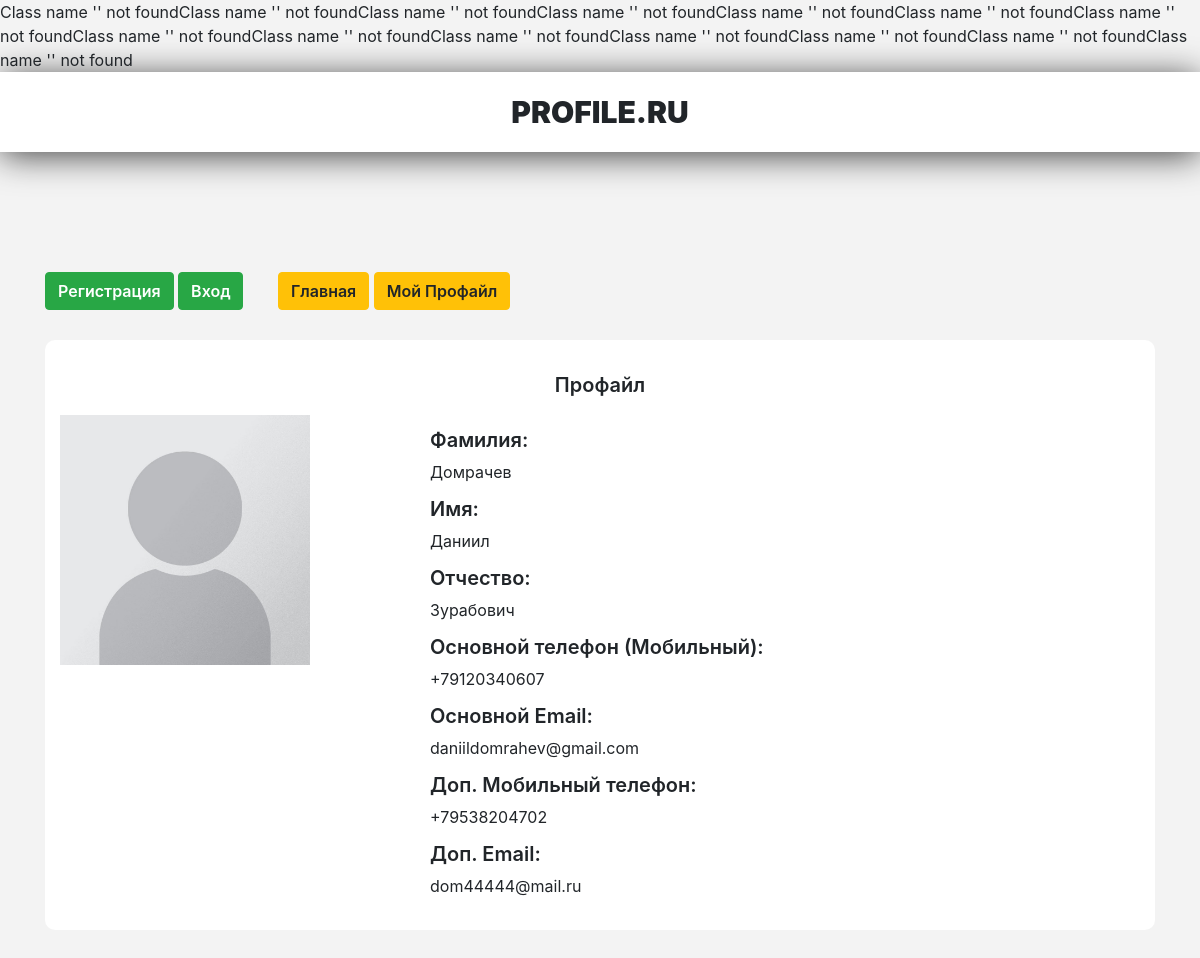
Screenshot of /profile/show/7/ with the database file from the repository.
### tables this page shows
CREATE TABLE `profiles` (
  `id` int(11) NOT NULL,
  `name` varchar(255) NOT NULL,
  `last_name` varchar(255) NOT NULL,
  `patronymic` varchar(255) NOT NULL,
  `user_id` int(11) NOT NULL,
  `phone` varchar(255) NOT NULL,
  `phone_type` int(11) NOT NULL DEFAULT '2',
  `email` varchar(255) NOT NULL
);

CREATE TABLE `phones` (
  `id` int(11) NOT NULL,
  `number` varchar(255) NOT NULL,
  `phone_type` int(11) NOT NULL DEFAULT '2',
  `profile_id` int(11) NOT NULL
);

CREATE TABLE `emails` (
  `id` int(11) NOT NULL,
  `email` varchar(255) NOT NULL,
  `profile_id` int(11) NOT NULL
);

### Core/View.php (called while the page is built, shortened)
<?php
class View
{
    public function render(Page $page){
        return $this->renderLayout($page, $this->renderView($page));
    }
    private function renderLayout(Page $page, $content){
        $layoutPath = $_SERVER['DOCUMENT_ROOT']."/project/layouts/".$page->layout.".php";
        if (file_exists($layoutPath)){
            return ob_get_clean();
        }
    }
    private function renderView(Page $page){
        $viewPath = $_SERVER['DOCUMENT_ROOT']."/project/views/".$page->view.".php";
        if(file_exists($viewPath)){
            $data = $page->data;
            extract($data);
            include $viewPath;
            return ob_get_clean();
        }
    }
}

### Core/Controller.php (called while the page is built, shortened)
<?php
class Controller
{
    public function __construct()
    {
        $this->auth = Auth::getInstance();
    }
}

### Core/Singelton.php (called while the page is built, shortened)
<?php
class Singelton
{
    private static $instances = [];
    public static function getInstance(){
        $subclass = static::class;
        if(!isset(self::$instances[$subclass])){
            self::$instances[$subclass] = new static;
        }
        return self::$instances[$subclass];
    }
}

### Core/Auth.php (called while the page is built, shortened)
<?php
class Auth extends Singelton
{
    public function isAuth(){
        if(isset($_SESSION['is_auth'])){
            return $_SESSION['is_auth'];
        }else{
            return false;
        }
    }
}

### App/Controllers/ProfileController.php (called while the page is built, shortened)
<?php
class ProfileController extends Controller
{
    public function show($data){
        $id = $data[0];
        $profile = ProfileModel::find($id);
        $home_phones = PhoneModel::whereMany(["profile_id"=>$profile->id, "phone_type"=>0]);
        $work_phones = PhoneModel::whereMany(["profile_id"=>$profile->id, "phone_type"=>1]);
        $mob_phones = PhoneModel::whereMany(["profile_id"=>$profile->id, "phone_type"=>2]);
        $emails = EmailModel::where("profile_id", $profile->id);
        $isAuth = $this->auth->isAuth();
        return $this->view("show", ["profile"=>$profile, "home_phones"=>$home_phones,
            "work_phones"=>$work_phones,
            "mob_phones"=>$mob_phones,
            "emails"=>$emails,
            "isAuth"=>$isAuth]);
    }
}

### Core/Model.php (called while the page is built, shortened)
<?php
class Model
{
    private static $link;
    public function __construct()
    {
        if(!self::$link){
            self::$link = new \mysqli(DB_HOST,DB_USER,DB_PASS, DB_NAME);
            mysqli_query(self::$link, "SET NAMES 'utf8'");
        }
    }
    public static function find($id){
        $model = new static();
        $table = $model->table;
        $query = "SELECT * FROM ".$table." WHERE id = ".$id.";";
        $result = self::$link->query($query);
        $row = $result->fetch_assoc();
        foreach ($row as $key=>$value){
            $model->$key = $value;
        }
        return $model;
    }
    public static function where($name, $value){
        $model = new static();
        $table = $model->table;
        $query = "SELECT * FROM ".$table." WHERE ".$name." = '".$value."';";
        $results = self::$link->query($query);
        $models = [];
        while($row = $results->fetch_assoc()){
            $model = new static();
            foreach($row as $key=>$value){
                $model->$key = $value;
            }
            $models[] = $model;
        }
        return $models;
    }
    public static function whereMany($data){
        $model = new static();
        $table = $model->table;
        $where_str = "";
        foreach ($data as $key=>$value){
            $where_str.= " ".$key." = '".$value."' AND";
        }
        $query = 'SELECT * FROM '.$table.' WHERE'.substr($where_str, 0, -3).";";
        $results = self::$link->query($query);
        $models = [];
        while($row = $results->fetch_assoc()){
            $model = new static();
            foreach($row as $key=>$value){
                $model->$key = $value;
            }
            $models[] = $model;
        }
        return $models;
    }
}

### Core/Dispatcher.php (called while the page is built, shortened)
<?php
class Dispatcher
{
    private $controller;
    private $controllerAction;
    private $track;
    public function getPage(Track $track){
        $this->track = $track;
        $this->controllerAction = $this->track->action;
        $this->controller = new $controllerClass();
        $data = $this->getDataAction();
        return $this->controller->render($data[0], $data[1]);
    }
    private function  getDataAction(){
        if(empty($this->track->params)){
            $data = $this->track->params;
            $action = $this->controllerAction;
            return $this->controller->$action($data);
        }
        return $this->controller->$this->controllerAction();
    }
}

### App/Models/ProfileModel.php (called while the page is built, shortened)
<?php
class ProfileModel extends Model
{
    public function getTypePhone(){
        $types = ["Домашний", "Рабочий", "Мобильный"];
        return $types[$this->phone_type];
    }
}

### project/views/show.php (the view, shortened to what this page needs)
<div class="menu">
    <?if (!$isAuth):?>
        <a href="/register/">
            <button class="btn btn-success">Регистрация</button>
        </a>
        <a href="/login/">
            <button class="btn btn-success">Вход</button>
        </a>
    <?else:?>
        <a href="/logout/">
            <button class="btn btn-success">Выход</button>
        </a>
    <?endif;?>
    <a href="/">
        <button class="btn btn-warning btn-profile">Главная</button>
    </a>
    <a href="/profile/my/">
        <button class="btn btn-warning">Мой Профайл</button>
    </a>
</div>
<div class="ank">
    <div class="ank__title">Профайл</div>
    <div class="row">
        <div class="col-xl-3">
            <div class="ank__img">
                <img src="/project/webroot/img/none.jpg" alt="">
            </div>
        </div>
        <div class="col-xl-8 offset-xl-1">
            <div class="ank__atr">
                <div class="ank__atr-name">Фамилия:</div>
                <div class="ank__atr-value"><?=$profile->last_name?></div>
            </div>
            <div class="ank__atr">
                <div class="ank__atr-name">Имя:</div>
                <div class="ank__atr-value"><?=$profile->name?></div>
            </div>
            <div class="ank__atr">
                <div class="ank__atr-name">Отчество:</div>
                <div class="ank__atr-value"><?=$profile->patronymic?></div>
            </div>
            <div class="ank__atr">
                <div class="ank__atr-name">Основной телефон (<?=$profile->getTypePhone()?>):</div>
                <div class="ank__atr-value"><?=$profile->phone?></div>
            </div>
            <div class="ank__atr">
                <div class="ank__atr-name">Основной Email:</div>
                <?=$profile->email?>
            </div>
            <?if(count($mob_phones) > 0):?>
                <div class="ank__atr">
                    <div class="ank__atr-name">Доп. Мобильный телефон:</div>
                    <?foreach ($mob_phones as $phone):?>
                        <div class="ank__atr-value"><?=$phone->number?></div>
                    <?endforeach;?>
                </div>
            <?endif;?>
            <?if(count($emails) > 0):?>
                <div class="ank__atr">
                    <div class="ank__atr-name">Доп. Email:</div>
                    <?foreach ($emails as $email):?>
                        <div class="ank__atr-value"><?=$email->email?></div>
                    <?endforeach;?>
                </div>
            <?endif;?>
        </div>
    </div>
</div>

### project/webroot/css/main.css (style rules this page uses)
body { background-color: #F3F3F3; }
a { text-decoration: none; color: black; }
.btn { font-weight: 600; }
.btn-profile { margin-left: 30px; }
.ank { background-color: white; padding: 30px 15px; margin-top: 30px; border-radius: 10px; margin-bottom: 30px; }
.ank__img { width: 250px; height: 250px; }
.ank__img img { width: 100%; height: 100%; }
.ank__title { text-align: center; font-weight: 600; font-size: 20px; margin-bottom: 15px; }
.ank__atr { margin-top: 10px; }
.ank__atr-name { margin-bottom: 5px; font-weight: 600; font-size: 20px; }
.ank__atr-value { margin-bottom: 2px; }

### rows the page displays
profiles: last_name "Домрачев", name "Даниил", patronymic "Зурабович", phone_type "Мобильный", phone "+79120340607", email "daniildomrahev@gmail.com"
phones: number "+79538204702"
emails: email "dom44444@mail.ru"
